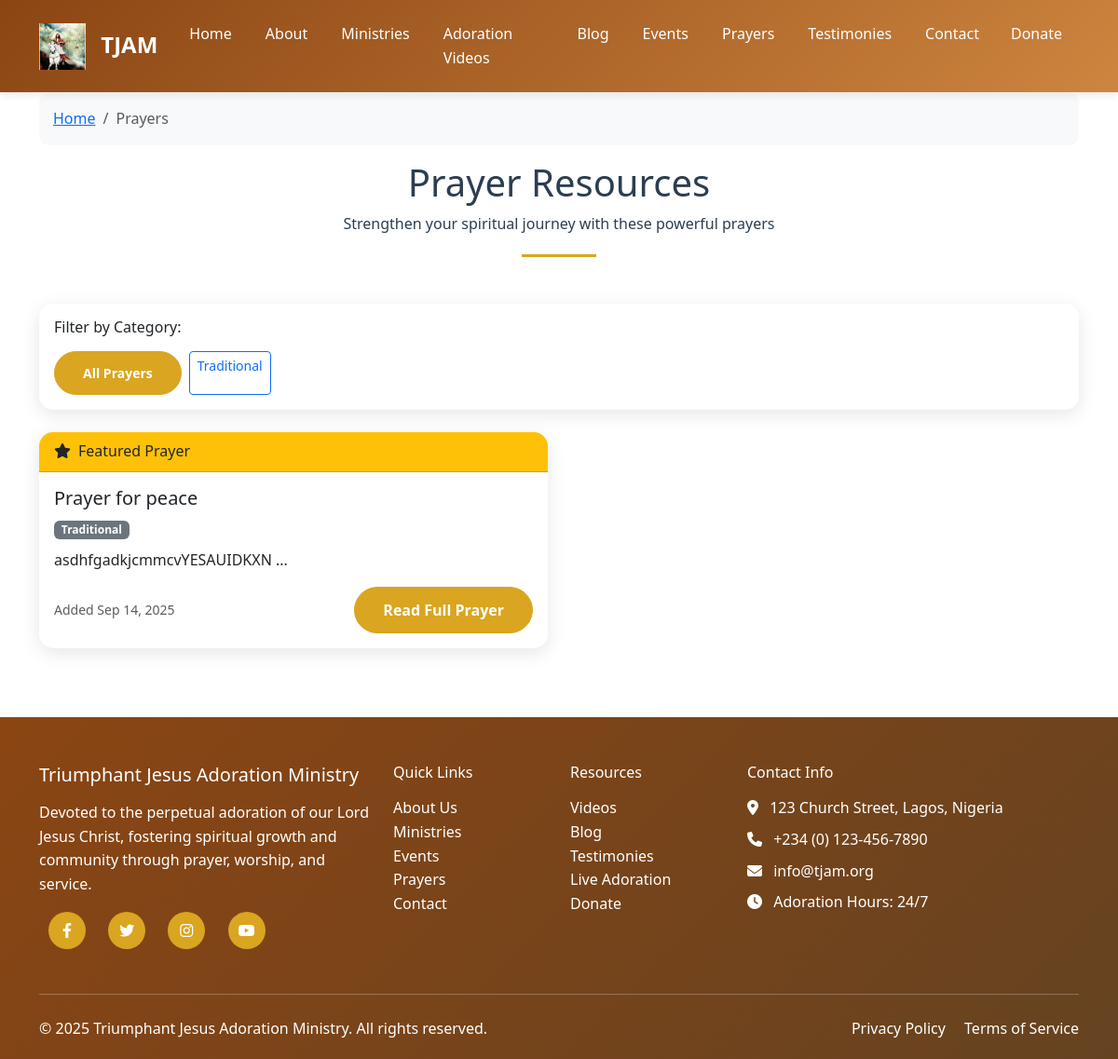
/prayers, run on the app's committed database.
### app.py (models this page shows)
class Prayer(db.Model):
    id = db.Column(db.Integer, primary_key=True)
    title = db.Column(db.String(200), nullable=False)
    content = db.Column(db.Text, nullable=False)
    category = db.Column(db.String(100))
    created_at = db.Column(db.DateTime, default=datetime.utcnow)
    is_featured = db.Column(db.Boolean, default=False)

### app.py (the view)
@app.route('/prayers')
def prayers():
    category = request.args.get('category', 'all')
    try:
        if category == 'all':
            prayers = Prayer.query.order_by(Prayer.created_at.desc()).all()
        else:
            prayers = Prayer.query.filter_by(category=category).order_by(Prayer.created_at.desc()).all()
        categories = db.session.query(Prayer.category).distinct().all()
        categories = [cat[0] for cat in categories if cat[0]]
        return render_template('prayers.html', prayers=prayers, categories=categories, current_category=category)
    except Exception as e:
        app.logger.error(f"Error loading prayers: {e}")
        flash('An error occurred loading prayers.', 'error')
        return redirect(url_for('index'))

### app.py (called while the page is built)
@app.context_processor
def inject_current_year():
    return {'current_year': datetime.now().year}

### templates/prayers.html (shortened to what this page needs)
{% extends "base.html" %}
{% block content %}
<div class="container" style="margin-top: 80px;">
    <nav aria-label="breadcrumb">
        <ol class="breadcrumb">
            <li class="breadcrumb-item"><a href="{{ url_for('index') }}">Home</a></li>
            <li class="breadcrumb-item active">Prayers</li>
        </ol>
    </nav>
    <div class="section-title">
        <h1>Prayer Resources</h1>
        <p>Strengthen your spiritual journey with these powerful prayers</p>
    </div>
    <div class="row mb-4">
        <div class="col-12">
            <div class="card">
                <div class="card-body">
                    <h6 class="mb-3">Filter by Category:</h6>
                    <div class="d-flex flex-wrap gap-2">
                        <a href="{{ url_for('prayers', category='all') }}"
                           class="btn btn-sm {{ 'btn-primary' if current_category == 'all' else 'btn-outline-primary' }}">
                            All Prayers
                        </a>
                        {% for cat in categories %}
                        <a href="{{ url_for('prayers', category=cat) }}"
                           class="btn btn-sm {{ 'btn-primary' if current_category == cat else 'btn-outline-primary' }}">
                            {{ cat|title }}
                        </a>
                        {% endfor %}
                    </div>
                </div>
            </div>
        </div>
    </div>
    <div class="row">
        {% for prayer in prayers %}
        <div class="col-lg-6 mb-4">
            <div class="card h-100 {{ 'border-warning' if prayer.is_featured else '' }}">
                {% if prayer.is_featured %}
                <div class="card-header bg-warning text-dark">
                    <i class="fas fa-star me-2"></i>Featured Prayer
                </div>
                {% endif %}
                <div class="card-body">
                    <h5 class="card-title">{{ prayer.title }}</h5>
                    {% if prayer.category %}
                    <div class="mb-2">
                        <span class="badge bg-secondary">{{ prayer.category|title }}</span>
                    </div>
                    {% endif %}
                    <p class="card-text">{{ prayer.content[:200] }}...</p>
                    <div class="d-flex justify-content-between align-items-center">
                        <small class="text-muted">Added {{ prayer.created_at.strftime('%b %d, %Y') }}</small>
                        <a href="{{ url_for('prayer_detail', prayer_id=prayer.id) }}" class="btn btn-primary">
                            Read Full Prayer
                        </a>
                    </div>
                </div>
            </div>
        </div>
        {% endfor %}
    </div>
</div>
{% endblock %}

### templates/base.html (style rules this page uses)
:root { --primary-color: #8B4513; --secondary-color: #DAA520; --accent-color: #CD853F; --text-dark: #2c3e50; --bg-light: #f8f9fa; }
body { font-family: 'Segoe UI', Tahoma, Geneva, Verdana, sans-serif; line-height: 1.6; color: var(--text-dark); }
.btn-primary { background-color: var(--secondary-color); border-color: var(--secondary-color); font-weight: bold; padding: 12px 30px; border-radius: 30px; transition: all 0.3s ease; }
.section-title { text-align: center; margin-bottom: 50px; position: relative; }
.section-title::after { content: ''; width: 80px; height: 3px; background: var(--secondary-color); display: block; margin: 20px auto; }
.card { border: none; border-radius: 15px; box-shadow: 0 5px 20px rgba(0,0,0,0.1); transition: all 0.3s ease; overflow: hidden; }
.breadcrumb { background: var(--bg-light); border-radius: 10px; padding: 15px; }

### data on the page
Prayer: is_featured True (drawn), title "Prayer for peace", category "Traditional", content "asdhfgadkjcmmcvYESAUIDKXN", created_at "Sep 14, 2025"

### other printed values
{{ cat|title }} "Traditional"
